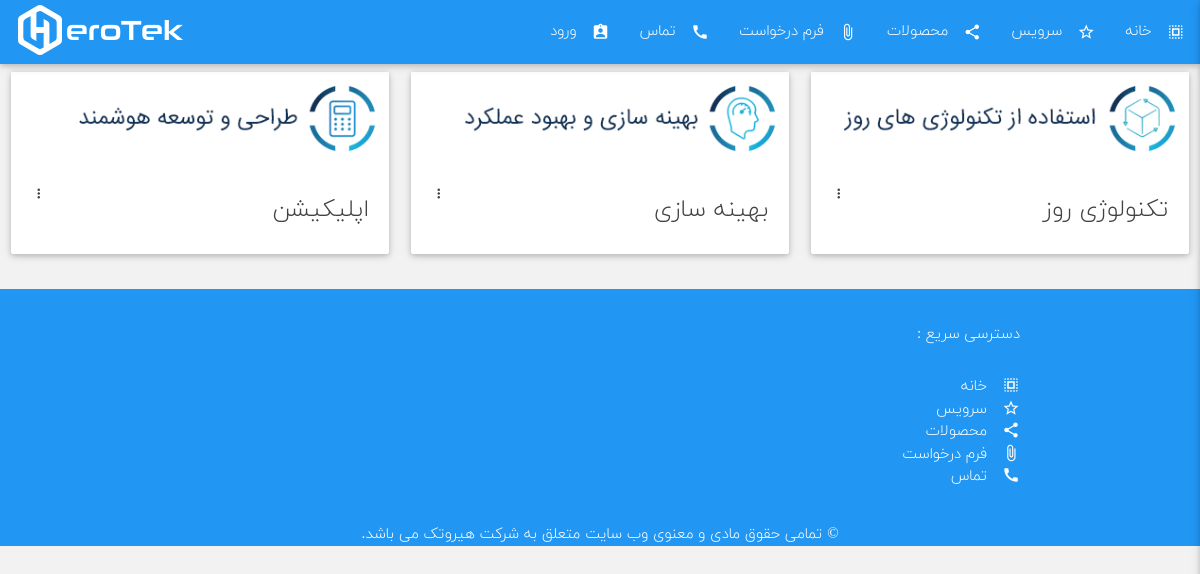
The page /service/ on the database as committed earlier.
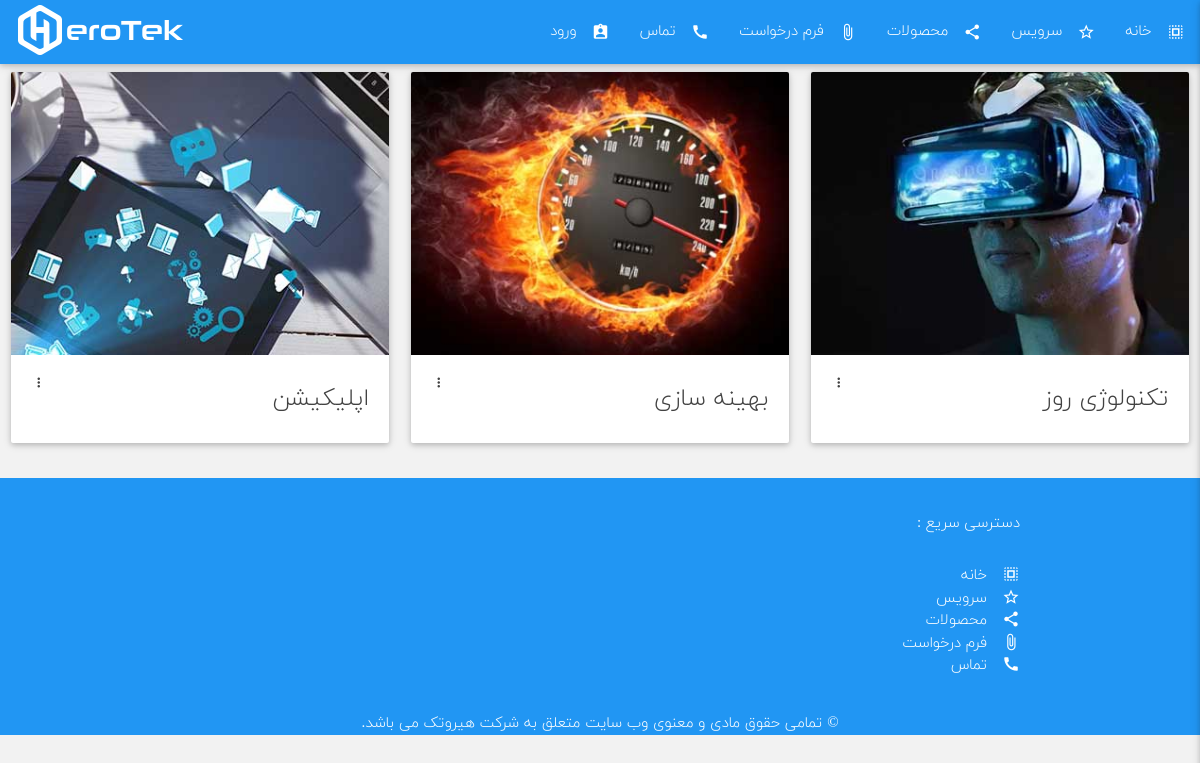
The same page on the database as committed later.
### app/models.py (models this page shows, shortened)
class Service(models.Model):
    name = models.CharField(max_length=80)
    desc = models.TextField()
    pic = models.FileField(upload_to='pic/', blank=True, null=True)
    date = models.DateTimeField()

### app/views.py (the view)
# urls.py: path('service/', service , name="service"),
def service(request):
    services = Service.objects.all()
    return render(request, 'app/service.html', {'services':services})

### app/templates/app/service.html (shortened to what this page needs)
{% extends 'app/base.html' %} {% load static %} {% block content %}
<div class="container-fluid">
    <div class="row">
        {% for service in services %}
        <div class="col s10 offset-s1 m6 l4 xl4">
            <div class="card hoverable">
                <div class="card-image waves-effect waves-block waves-light">
                    <img src="{{ service.pic.url }}" alt="{{ service.name }}" class="activator">
                </div>
                <div class="card-content">
                    <span class="activator card-title grey-text text-darken-3">{{ service.name }} <i class="material-icons left tiny">more_vert</i></span>
                </div>
            </div>
        </div>
        {% endfor %}
    </div>
</div>
{% endblock %}

Rows that differ between the two databases and show on the page:
changed Service "تکنولوژی روز": pic: a different picture
changed Service "بهینه سازی": pic: a different picture
changed Service "اپلیکیشن": pic: a different picture
